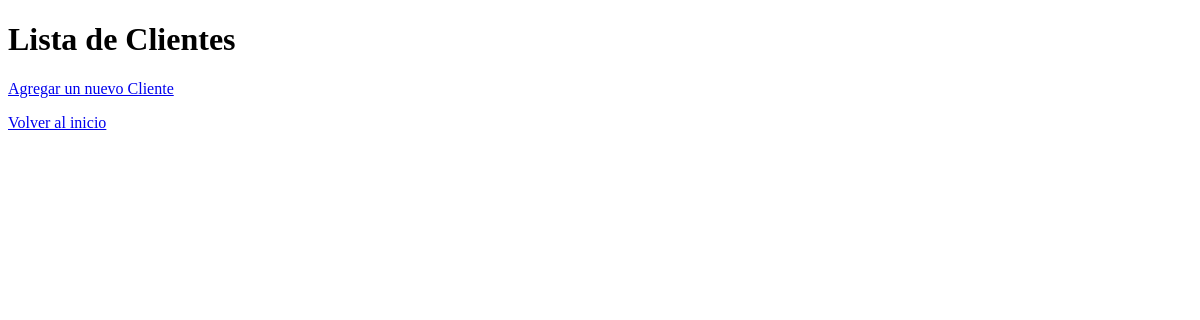
Page /clientes/ on the earlier database version.
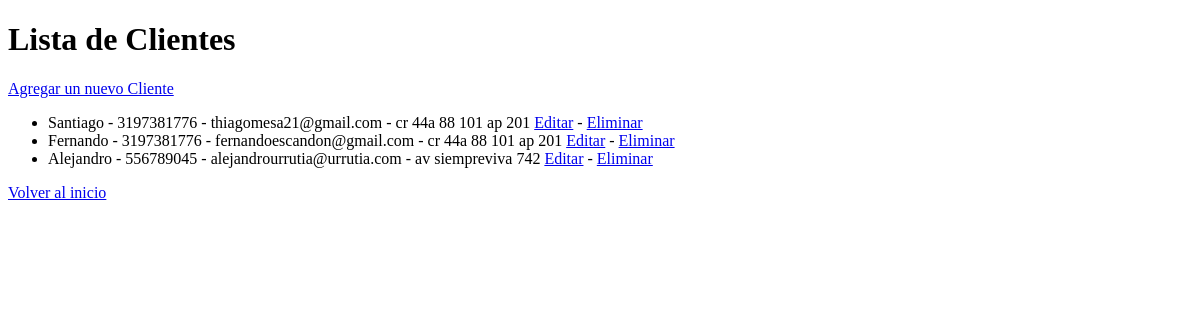
Same page on the later database version.
### inventario/models.py (models this page shows, shortened)
class Cliente(models.Model):
    nombre = models.CharField(max_length=100)
    telefono = models.CharField(max_length=15)
    email = models.TextField(max_length=50)
    direccion = models.CharField(max_length=100)

### inventario/views.py (the view)
# urls.py: path('clientes/', listar_clientes, name='listar_clientes'),
def listar_clientes(request):
    clientes = Cliente.objects.all()
    return render(request, 'inventario/listar_clientes.html', {'clientes': clientes})

### inventario/templates/inventario/listar_clientes.html (shortened to what this page needs)
<!DOCTYPE html>
<html lang="es">
<head>
</head>
<body>
    <h1>Lista de Clientes</h1>
    <a href="{% url 'agregar_cliente' %}">Agregar un nuevo Cliente</a>
    <ul>
        {% for cliente in clientes %}
        <li>{{ cliente.nombre }} - {{ cliente.telefono }} - {{ cliente.email }} - {{ cliente.direccion }}
            <a href="{% url 'editar_cliente' cliente.pk %}">Editar</a> -
            <a href="{% url 'eliminar_cliente' cliente.pk %}">Eliminar</a>
        </li>
        {% endfor %}
    </ul>
    <a href="{% url 'inicio' %}">Volver al inicio</a>
</body>
</html>

Differences in the rows shown:
added Cliente: nombre "Santiago", telefono "3197381776", email "thiagomesa21@gmail.com", direccion "cr 44a 88 101 ap 201"
added Cliente: nombre "Fernando", telefono "3197381776", email "fernandoescandon@gmail.com", direccion "cr 44a 88 101 ap 201"
added Cliente: nombre "Alejandro", telefono "556789045", email "alejandrourrutia@urrutia.com", direccion "av siempreviva 742"
